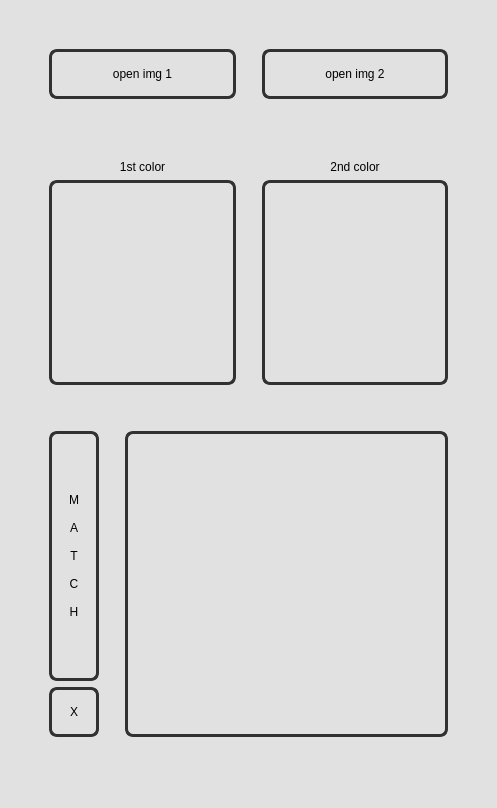
<?xml version="1.0" encoding="UTF-8"?>
<ui version="4.0">
 <class>MainWindow</class>
 <widget class="QMainWindow" name="MainWindow">
  <property name="geometry">
   <rect>
    <x>0</x>
    <y>0</y>
    <width>497</width>
    <height>808</height>
   </rect>
  </property>
  <property name="windowTitle">
   <string>Color Block</string>
  </property>
  <property name="layoutDirection">
   <enum>Qt::LeftToRight</enum>
  </property>
  <property name="styleSheet">
   <string notr="true">* {
/*	font: 12pt &quot;Courier New&quot;;
*/
	font: 12pt &quot;Helvetica&quot;;	
	background-color: #e1e1e1;
}
.QPushButton {
	border: 3px solid #313131;
	border-radius: 8px;
	padding-right: 10px;
	padding-left: 10px;
}
.QPushButton:hover {
	background-color: #313131;
	color: #e1e1e1;
	font-weight: bold;
}
.QLabel {
	background: None;
	padding-left: 0px;
}
#lblMatch {
	border: 3px solid #313131;
	border-radius: 8px;
	font: 14pt;
	font-weight: bold;
	padding-right: 10px;
	padding-left: 10px;
}
#wdgColor1, #wdgColor2 {
	background-color: #e1e1e1;
	border: 3px solid #313131;
	border-radius: 8px;
}</string>
  </property>
  <widget class="QWidget" name="centralwidget">
   <layout class="QGridLayout" name="gridLayout">
    <item row="0" column="0">
     <layout class="QVBoxLayout" name="verticalLayout_5" stretch="0,1,0">
      <item>
       <spacer name="verticalSpacer">
        <property name="orientation">
         <enum>Qt::Vertical</enum>
        </property>
        <property name="sizeHint" stdset="0">
         <size>
          <width>20</width>
          <height>40</height>
         </size>
        </property>
       </spacer>
      </item>
      <item>
       <layout class="QHBoxLayout" name="horizontalLayout_3" stretch="0,1,0">
        <item>
         <spacer name="horizontalSpacer">
          <property name="orientation">
           <enum>Qt::Horizontal</enum>
          </property>
          <property name="sizeHint" stdset="0">
           <size>
            <width>40</width>
            <height>20</height>
           </size>
          </property>
         </spacer>
        </item>
        <item>
         <layout class="QVBoxLayout" name="verticalLayout_4" stretch="1,0,1">
          <item>
           <layout class="QHBoxLayout" name="horizontalLayout_2" stretch="1,0,1">
            <item>
             <layout class="QVBoxLayout" name="verticalLayout_2" stretch="2,1,3">
              <item>
               <widget class="QPushButton" name="btnOpen1">
                <property name="minimumSize">
                 <size>
                  <width>0</width>
                  <height>50</height>
                 </size>
                </property>
                <property name="text">
                 <string>open img 1</string>
                </property>
               </widget>
              </item>
              <item>
               <widget class="QLabel" name="label1">
                <property name="text">
                 <string>1st color</string>
                </property>
                <property name="alignment">
                 <set>Qt::AlignBottom|Qt::AlignHCenter</set>
                </property>
               </widget>
              </item>
              <item>
               <widget class="PlotWidget" name="wdgColor1" native="true">
                <property name="minimumSize">
                 <size>
                  <width>100</width>
                  <height>50</height>
                 </size>
                </property>
                <property name="maximumSize">
                 <size>
                  <width>800</width>
                  <height>16777215</height>
                 </size>
                </property>
                <property name="styleSheet">
                 <string notr="true"/>
                </property>
               </widget>
              </item>
             </layout>
            </item>
            <item>
             <spacer name="horizontalSpacer_3">
              <property name="orientation">
               <enum>Qt::Horizontal</enum>
              </property>
              <property name="sizeType">
               <enum>QSizePolicy::Ignored</enum>
              </property>
              <property name="sizeHint" stdset="0">
               <size>
                <width>20</width>
                <height>20</height>
               </size>
              </property>
             </spacer>
            </item>
            <item>
             <layout class="QVBoxLayout" name="verticalLayout_3" stretch="2,1,3">
              <item>
               <widget class="QPushButton" name="btnOpen2">
                <property name="minimumSize">
                 <size>
                  <width>0</width>
                  <height>50</height>
                 </size>
                </property>
                <property name="text">
                 <string>open img 2</string>
                </property>
               </widget>
              </item>
              <item>
               <widget class="QLabel" name="label2">
                <property name="text">
                 <string>2nd color</string>
                </property>
                <property name="alignment">
                 <set>Qt::AlignBottom|Qt::AlignHCenter</set>
                </property>
               </widget>
              </item>
              <item>
               <widget class="PlotWidget" name="wdgColor2" native="true">
                <property name="minimumSize">
                 <size>
                  <width>100</width>
                  <height>50</height>
                 </size>
                </property>
                <property name="maximumSize">
                 <size>
                  <width>800</width>
                  <height>16777215</height>
                 </size>
                </property>
                <property name="styleSheet">
                 <string notr="true"/>
                </property>
               </widget>
              </item>
             </layout>
            </item>
           </layout>
          </item>
          <item>
           <spacer name="verticalSpacer_3">
            <property name="orientation">
             <enum>Qt::Vertical</enum>
            </property>
            <property name="sizeType">
             <enum>QSizePolicy::Ignored</enum>
            </property>
            <property name="sizeHint" stdset="0">
             <size>
              <width>20</width>
              <height>40</height>
             </size>
            </property>
           </spacer>
          </item>
          <item>
           <layout class="QHBoxLayout" name="horizontalLayout" stretch="0,0,1">
            <item>
             <layout class="QVBoxLayout" name="verticalLayout" stretch="1,1">
              <property name="sizeConstraint">
               <enum>QLayout::SetDefaultConstraint</enum>
              </property>
              <item>
               <widget class="QPushButton" name="btnMatch">
                <property name="minimumSize">
                 <size>
                  <width>50</width>
                  <height>250</height>
                 </size>
                </property>
                <property name="layoutDirection">
                 <enum>Qt::LeftToRight</enum>
                </property>
                <property name="text">
                 <string>M

A

T

C

H</string>
                </property>
               </widget>
              </item>
              <item>
               <widget class="QPushButton" name="btnClear">
                <property name="minimumSize">
                 <size>
                  <width>50</width>
                  <height>50</height>
                 </size>
                </property>
                <property name="text">
                 <string>X</string>
                </property>
               </widget>
              </item>
             </layout>
            </item>
            <item>
             <spacer name="horizontalSpacer_4">
              <property name="orientation">
               <enum>Qt::Horizontal</enum>
              </property>
              <property name="sizeType">
               <enum>QSizePolicy::Ignored</enum>
              </property>
              <property name="sizeHint" stdset="0">
               <size>
                <width>20</width>
                <height>20</height>
               </size>
              </property>
             </spacer>
            </item>
            <item>
             <widget class="QLabel" name="lblMatch">
              <property name="text">
               <string/>
              </property>
             </widget>
            </item>
           </layout>
          </item>
         </layout>
        </item>
        <item>
         <spacer name="horizontalSpacer_2">
          <property name="orientation">
           <enum>Qt::Horizontal</enum>
          </property>
          <property name="sizeHint" stdset="0">
           <size>
            <width>40</width>
            <height>20</height>
           </size>
          </property>
         </spacer>
        </item>
       </layout>
      </item>
      <item>
       <spacer name="verticalSpacer_2">
        <property name="orientation">
         <enum>Qt::Vertical</enum>
        </property>
        <property name="sizeHint" stdset="0">
         <size>
          <width>20</width>
          <height>40</height>
         </size>
        </property>
       </spacer>
      </item>
     </layout>
    </item>
   </layout>
  </widget>
  <widget class="QMenuBar" name="menubar">
   <property name="geometry">
    <rect>
     <x>0</x>
     <y>0</y>
     <width>497</width>
     <height>30</height>
    </rect>
   </property>
  </widget>
  <widget class="QStatusBar" name="statusbar"/>
 </widget>
 <customwidgets>
  <customwidget>
   <class>PlotWidget</class>
   <extends>QWidget</extends>
   <header location="global">pyqtgraph</header>
   <container>1</container>
  </customwidget>
 </customwidgets>
 <resources/>
 <connections/>
</ui>
